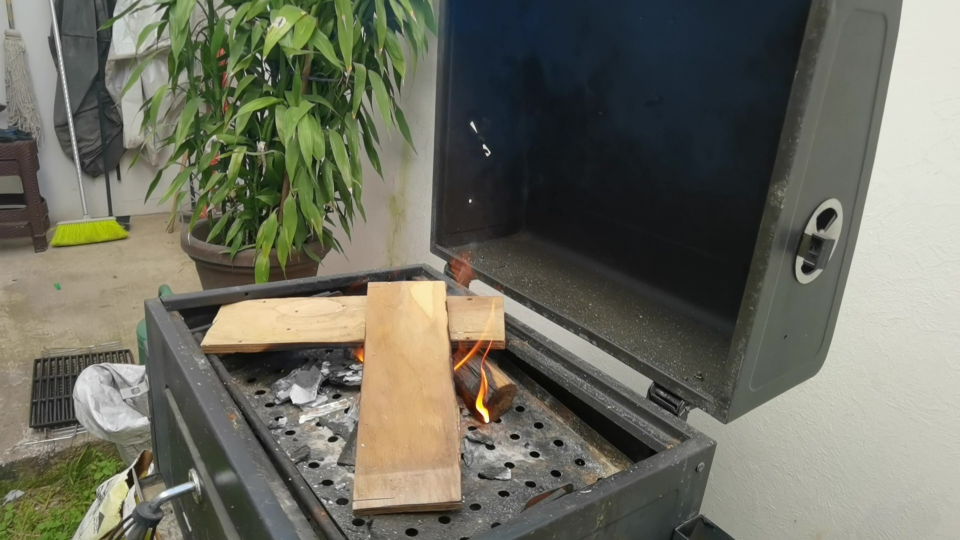
%> input picture Aza_MATLAB/Database/RGB004.jpg, 1920 x 1080 px (shown at 1/2 size)
$ octave fire_thermal_detection.m   (GNU Octave 9; MATLAB toolbox functions it lacks are replaced by stand-ins)
%> lines starting %> are read from the running program, lines starting %| are printed output that depends on the picture; in (x1, y1, x2, y2) boxes, pixels count from 0 and x2, y2 are one past the last pixel; in counts of white or black regions, pixels touching at a corner belong together; the program's own positions count from 1
clear
close all
clc

%% Lectura de imagen
im_rgb = imread("RGB004.jpg");
%> im_rgb is the input picture: size 1080x1920x3 uint8; mean R, G, B 108.9, 109.3, 96
% figure('Name','Imagen de entrada','NumberTitle','off');
% imshow(im_rgb)

im_thermal = imread("T007.jpg");
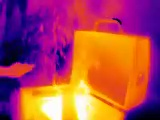
%> input picture Aza_MATLAB/Database/T007.jpg, 160 x 120 px
%> im_thermal is the input picture: size 120x160x3 uint8; mean R, G, B 174.8, 71.5, 83.6
figure('Name','Imagen de entrada','NumberTitle','off');
imshow(im_thermal)

%% Imagen en escala de grises

im_gris_thermal = rgb2gray(im_thermal);
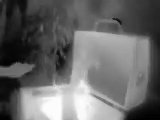
%> im_gris_thermal: size 120x160 uint8; min 1, max 254, mean 103.8

im_gris_rgb = rgb2gray(im_rgb);
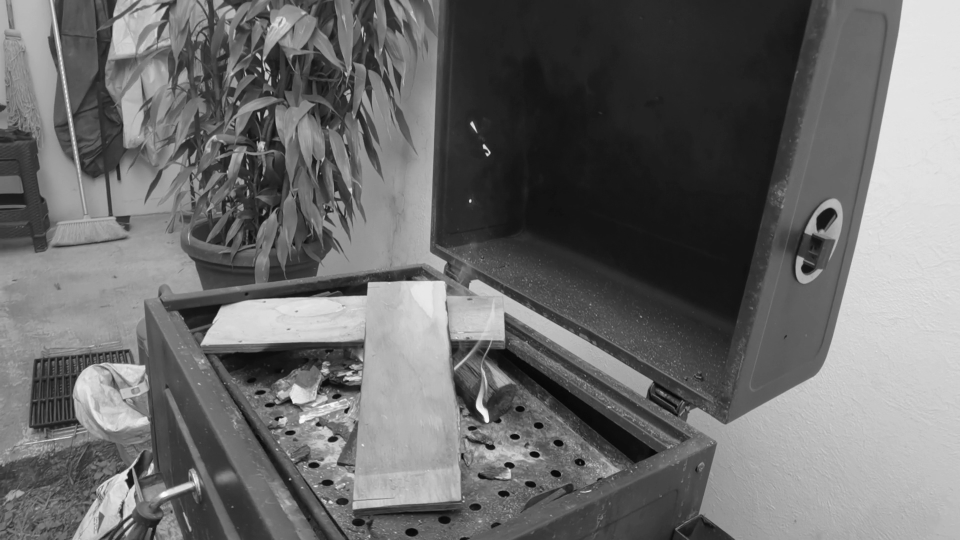
%> im_gris_rgb: size 1080x1920 uint8 (shown at 1/2 size); min 1, max 254, mean 107.7

im_gris_rgb_resized = imresize(im_gris_rgb,[120 160]);
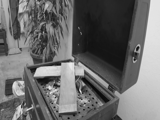
%> im_gris_rgb_resized: size 120x160 uint8; min 5, max 236, mean 107.7
figure('Name','Imagen redimensionada','NumberTitle','off');
imshow(im_gris_rgb_resized);


%% Creación de filtro threshold
r = 0:255;
m = 240;
s = zeros(1, 256);

% Threshold
for k = 1:256
    if r(k) >= m
        s(k) = 255;
    end
end

[fil, col, channel] = size(im_gris_thermal);
%> fil = 120; col = 160; channel = 1
im_filtrada = uint8(zeros(fil, col));

for i = 1:fil
    for j = 1:col
        r = im_gris_thermal(i,j);
        k = r + 1;
        im_filtrada(i,j) = s(k);
    end
end
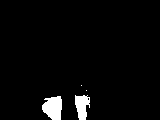
%> im_filtrada: size 120x160 uint8; 3.3% white; 4 white regions (2 under 20 px), largest, box (x1, y1, x2, y2) and area: (42, 96, 62, 120) 369, (75, 95, 90, 120) 269

figure('Name','Imagen Threshold Thermal','NumberTitle','off');
imshow(im_filtrada)
